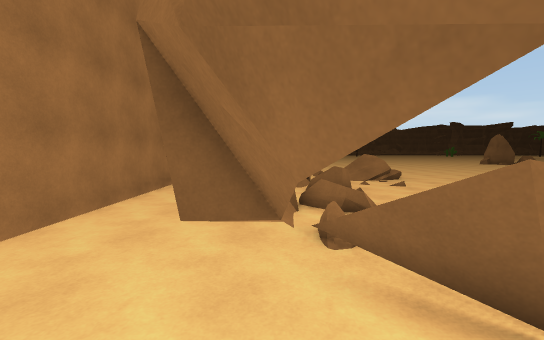
View 1 (above)

16 first-person views from a walk through a Unity game level. The camera is 1.5 m above the floor, tilts 4° down and sees 90° across. The floor is counted in squares, 1 m on a side. Each view is taken from the middle of a square. On the plan, view 1 faces up. The plan holds only what a view shows up to about 14 squares ahead; the rest is blank. The place goes on beyond the plan.

View 2
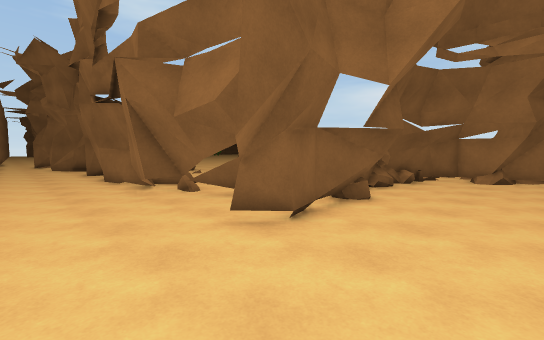

View 3
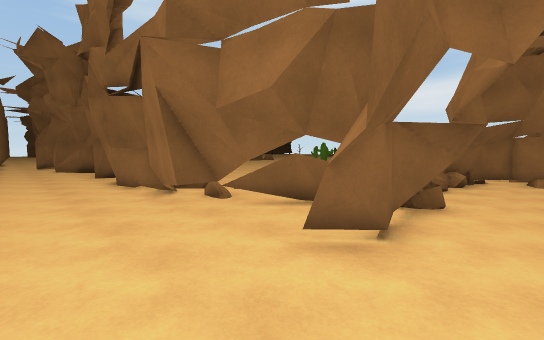

View 4
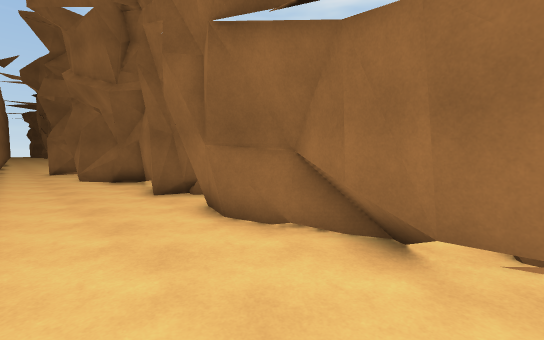

View 5
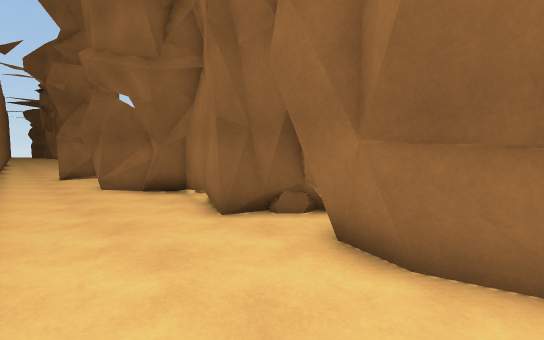

View 6
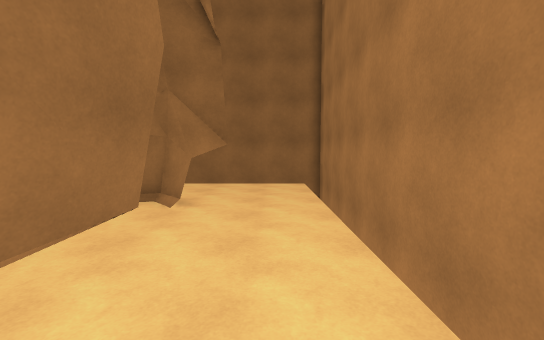

View 7
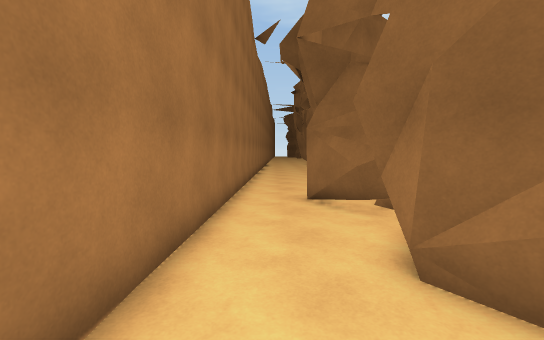

View 8
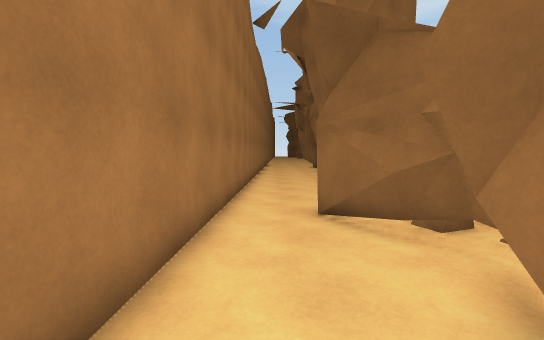

View 9
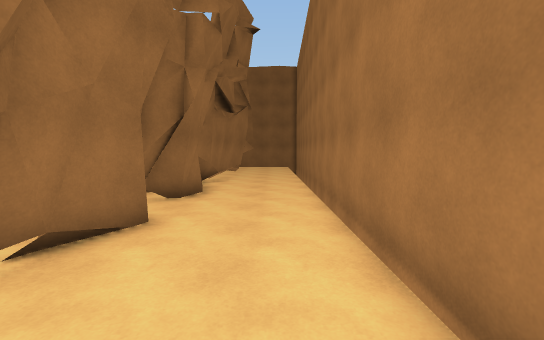

View 10
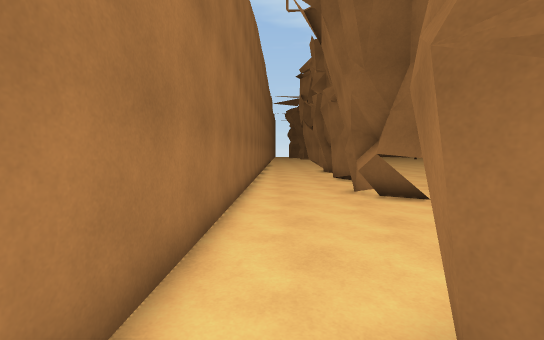

View 11
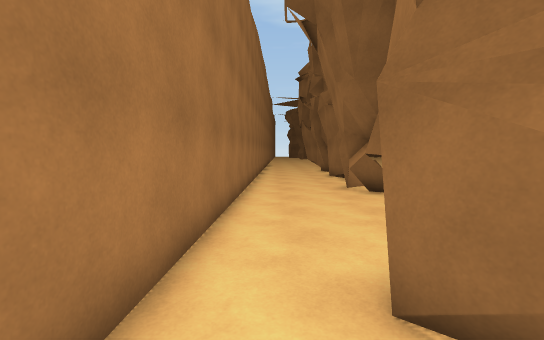

View 12
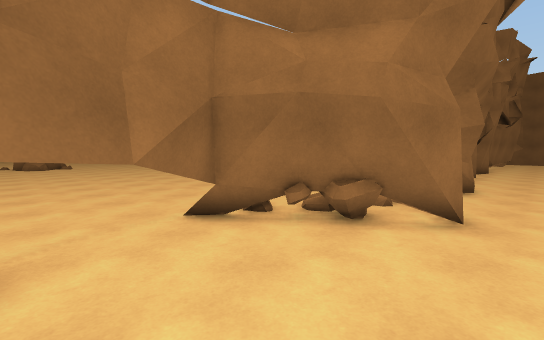

View 13
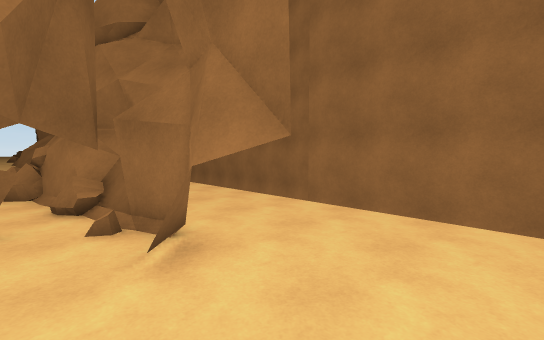

View 14
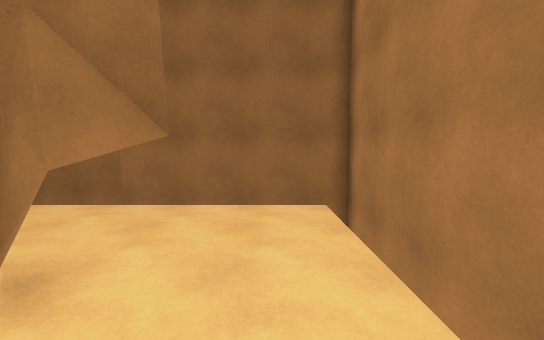

View 15
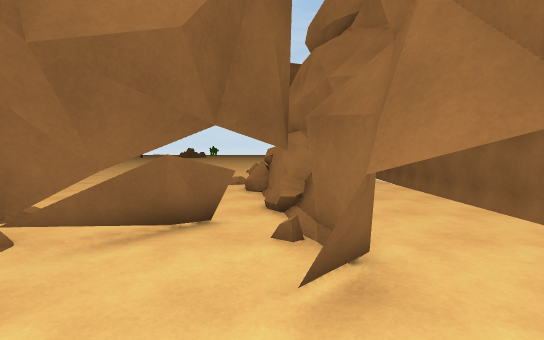

View 16
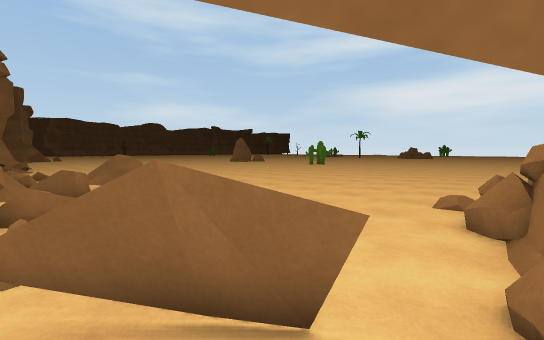

### Floor plan
Key: @ floor where view 1 was taken; # wall or solid block; x gap in a wall; . floor; = window, fence, low wall or low ledge; ^ raised ledge.
Columns run from 5 left of view 1 to 15 right of it. Each row starts with its distance up from view 1.
 34  #...#^^
 33  #...#^^^^^^^^^^^^^^^
 32  #....#^^^^^^^^^^^^^^
 31  #....#^^^^^^^^^^^^^^
 30  #.....#^^^^^^^^^^^^
 29 ##....#^ ^^^^^^^^^^
 28 #...##^^  ^^^^^^^^
 27 #...=^^^^  ^^^^^^
 26 #...#^^^     ^^^
 25 #...#^^
 24 #....#^
 23 #....
 22 #...#^
 21 #...#^
 20 #....#
 19 #....#^
 18 #....#^^^
 17 #....#^
 16 #....#^  ^^
 15 #....#^  ^^^
 14 #....#^  ^^^^^^
 13 #.....#^ ^^^^^^
 12 #....##^ ^^^^
 11 #....#^ ^^^^^  ^
 10 #....#^^^^^^  ^^^
  9 #....#^ ^^^   ^^^^
  8 #....#^^^^  ^^^^^^^
  7 #....#^^  ^^^^^^^^^^
  6 #....#^^ ^^  ^^^^^^^^
  5 #...#^^^^    ^^^^^^^^
  4 #...#^^^    ^^^^^^^^^
  3 #...#^^^    ^^^^^^^^^
  2 #....#^#^^^^^^^^^^^^^
  1 #.....#^^^^^^^^^ ^
  0 #....@.x^^^####^
 -1 #...#######....##^^^
 -2 #................#^^
 -3 #................#
 -4 #................#^
 -5 #.................#
 -6 #######

Positions as (right, up) in squares from view 1, and headings:
1: (0, 0), facing up
2: (-4, -5), facing up-right
3: (-4, -3), facing up-right
4: (-4, 5), facing up-right
5: (-4, 9), facing up-right
6: (-3, 7), facing down
7: (-3, 18), facing up
8: (-3, 20), facing up
9: (-3, 20), facing down
10: (-3, 25), facing up
11: (-3, 24), facing up
12: (-3, 33), facing down-right
13: (-4, 1), facing down-right
14: (-3, 2), facing down
15: (-3, 0), facing right
16: (1, 0), facing up-right
